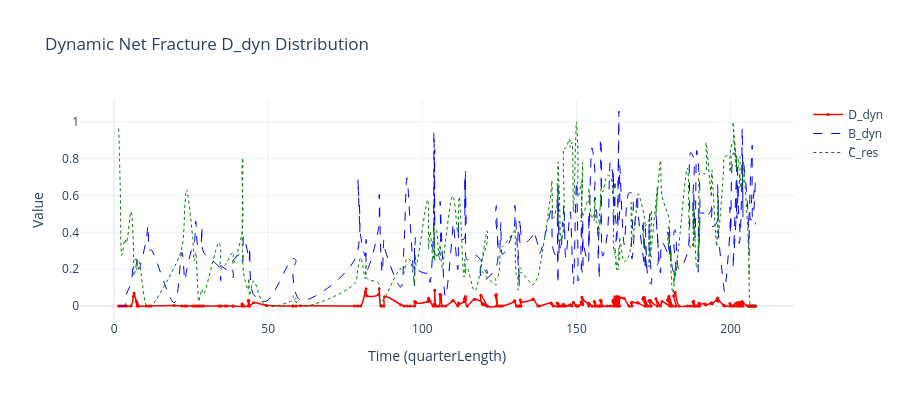

Here is the notebook cell this chart was saved with:
### Markdown cell above
## 图3: D_dyn 断裂感分布

### Code cell
fig = plot_fracture_distribution(metrics)
fig.show()

### Figure 1 — Plotly figure (JSON) as saved in the notebook; plotly's stock layout.template omitted (floating-point values rounded to 4 significant figures; data arrays with more than 128 entries replaced by an {"elided": "..."} marker saying what was removed)
{"data": [{"line": {"color": "red", "shape": "spline", "width": 1.5}, "marker": {"size": 3}, "mode": "lines+markers", "name": "D_dyn", "type": "scatter", "x": {"elided": "268 float values"}, "y": {"elided": "268 float values"}}, {"line": {"color": "blue", "dash": "dash", "shape": "spline", "width": 1}, "mode": "lines", "name": "B_dyn", "type": "scatter", "x": {"elided": "268 float values"}, "y": {"elided": "268 float values"}}, {"line": {"color": "green", "dash": "dot", "shape": "spline", "width": 1}, "mode": "lines", "name": "C̃_res", "type": "scatter", "x": {"elided": "268 float values"}, "y": {"elided": "268 float values"}}], "layout": {"height": 400, "hovermode": "x", "title": {"text": "Dynamic Net Fracture D_dyn Distribution"}, "xaxis": {"title": {"text": "Time (quarterLength)"}}, "yaxis": {"title": {"text": "Value"}}}}
